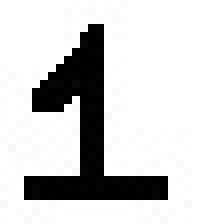
#> input picture assets/one.jpg, 28 x 28 px (shown 8 times larger)
$ python lab5.py
#> lines starting #> are read from the running program, lines starting #| are printed output that depends on the picture
import numpy as np
import matplotlib.pyplot as plt


img=plt.imread("assets/one.jpg")
#> img is the input picture: shape (28, 28, 3); min 0, max 255, mean 209.2
img.shape


img2=np.zeros((28,28), dtype=np.uint8)
img2.shape
img2=img[:,:,0]
img3=np.zeros((28,28), dtype=np.uint8)
# img3=img[:,:,0]
plt.imshow(img2, cmap='gray')
plt.show()


m,n=img2.shape
#> m = 28; n = 28


for i in range(1,m-1):
    for j in range(1,n-1):
        s = img2[i-1,j-1]/9 + img2[i-1,j]/9 + img2[i-1,j+1]/9 + img2[i,j-1]/9 + img2[i,j]/9 + img2[i,j+1]/9 + img2[i+1,j-1]/9 + img2[i+1,j]/9 + img2[i+1,j+1]/9
        s=int(s)

        # s=img2[i-1,j+1]
        # print(s, end=' * ')
        img3[i,j]=s
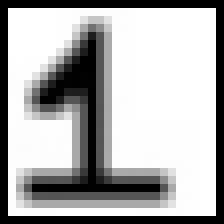
#> img3: shape (28, 28) (shown 8 times larger); min 0, max 255, mean 173.9


plt.subplot(1,2,1)
plt.imshow(img2, cmap='gray')

plt.subplot(1,2,2)
plt.imshow(img3, cmap='gray')


plt.imsave("assets/temp.jpg", img2,cmap='gray')
plt.imsave("assets/temp2.jpg", img3,cmap='gray')
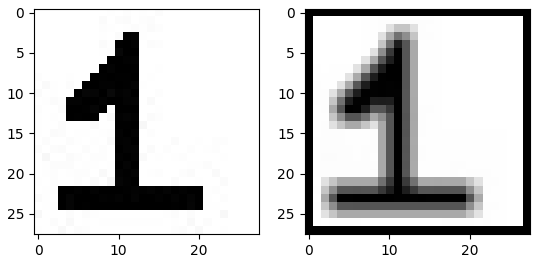
#> figure drawn by matplotlib, 2 panels
